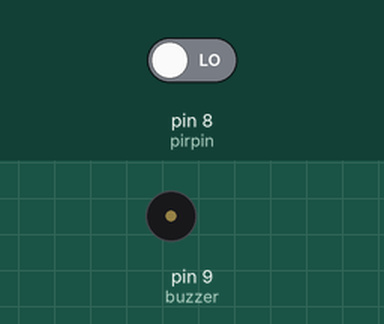
The sketch below on a simulated Arduino Uno, built with avr-gcc and run on an emulated ATmega328P. Shown: buzzer (waves = sounding). The test bench sets the inputs (shaded band); at power-on: pin 8 (pirpin) LOW.

Above: at 1.2 s.
1.3 s: pin 8 (pirpin) driven HIGH
At 1.45 s:
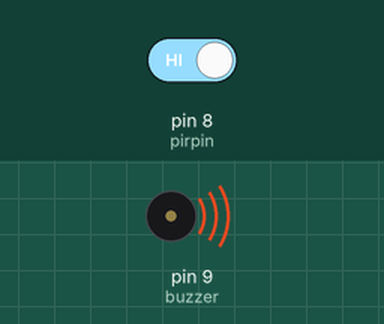
4.3 s: pin 8 (pirpin) driven LOW
At 5.3 s:
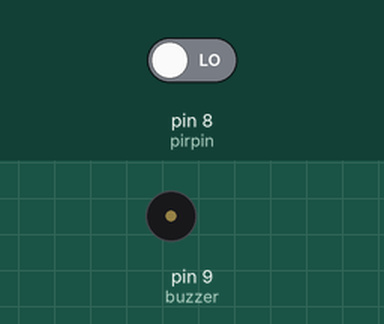
Timing chart, 0 to 7.3 s (numbered marks = the images above; inputs shaded):
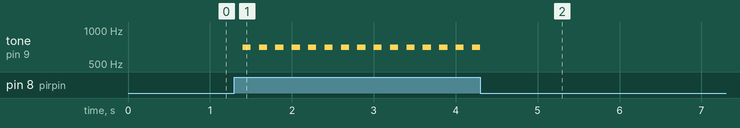

The sketch:

alarm_pir_ilk_kod.ino
```cpp
int pirpin = 8;
int buzzer = 9;
int hareket;

void setup() {
  pinMode(pirpin, INPUT);
  pinMode(buzzer, OUTPUT);

}

void loop() {

 hareket = digitalRead(pirpin);

  if(hareket == HIGH){
  delay(100);
  tone(buzzer, 700);
  delay(100);
  noTone(buzzer);
  }
  else{
    noTone(buzzer);
  }
}
```

Measured:
- after the input at 1.3 s, tone on pin 9 (buzzer): alternates 700 Hz for 0.10 s and silent for 0.10 s, starting after 0.10 s
- after the input at 4.3 s, tone on pin 9 (buzzer): goes on until 4.3 s, then stays silent
